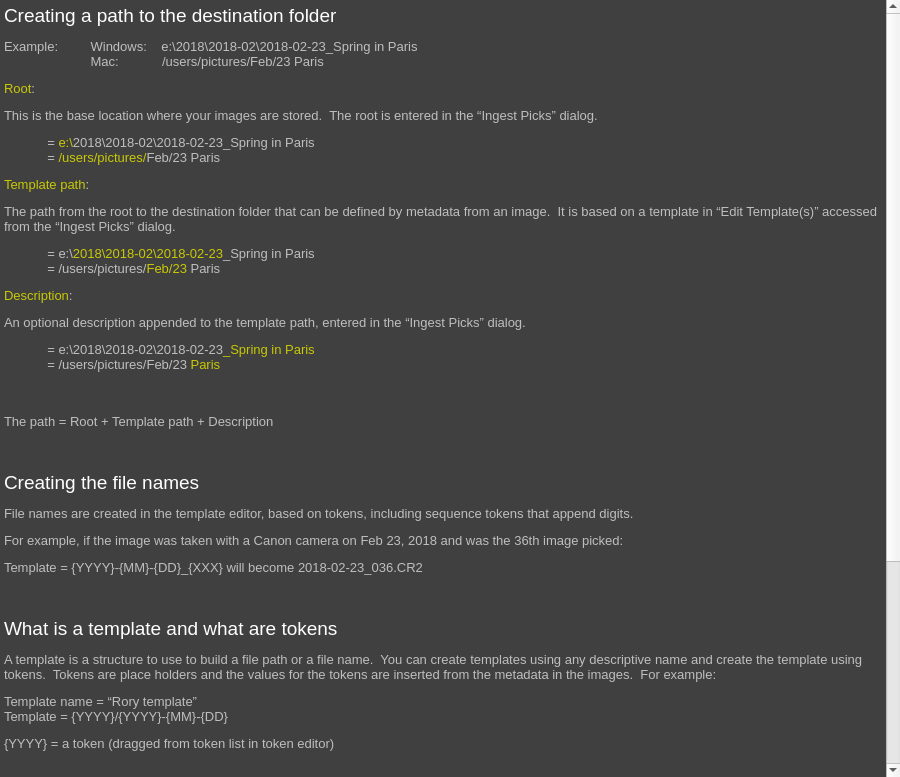
<?xml version="1.0" encoding="UTF-8"?>
<ui version="4.0">
 <class>helpIngest</class>
 <widget class="QWidget" name="helpIngest">
  <property name="windowModality">
   <enum>Qt::ApplicationModal</enum>
  </property>
  <property name="geometry">
   <rect>
    <x>0</x>
    <y>0</y>
    <width>900</width>
    <height>777</height>
   </rect>
  </property>
  <property name="windowTitle">
   <string>Templates and tokens explanation</string>
  </property>
  <layout class="QVBoxLayout" name="verticalLayout_2">
   <property name="spacing">
    <number>0</number>
   </property>
   <property name="leftMargin">
    <number>0</number>
   </property>
   <property name="topMargin">
    <number>0</number>
   </property>
   <property name="rightMargin">
    <number>0</number>
   </property>
   <property name="bottomMargin">
    <number>0</number>
   </property>
   <item>
    <widget class="QTextBrowser" name="textBrowser">
     <property name="font">
      <font>
       <pointsize>10</pointsize>
      </font>
     </property>
     <property name="frameShape">
      <enum>QFrame::NoFrame</enum>
     </property>
     <property name="lineWidth">
      <number>0</number>
     </property>
     <property name="html">
      <string>&lt;!DOCTYPE HTML PUBLIC &quot;-//W3C//DTD HTML 4.0//EN&quot; &quot;http://www.w3.org/TR/REC-html40/strict.dtd&quot;&gt;
&lt;html&gt;&lt;head&gt;&lt;meta name=&quot;qrichtext&quot; content=&quot;1&quot; /&gt;&lt;style type=&quot;text/css&quot;&gt;
p, li { white-space: pre-wrap; }
&lt;/style&gt;&lt;/head&gt;&lt;body style=&quot; font-family:'MS Shell Dlg 2'; font-size:10pt; font-weight:400; font-style:normal;&quot; bgcolor=&quot;#404040&quot;&gt;
&lt;p style=&quot; margin-top:12px; margin-bottom:12px; margin-left:0px; margin-right:0px; -qt-block-indent:0; text-indent:0px;&quot;&gt;&lt;span style=&quot; font-size:14pt; color:#ffffff;&quot;&gt;Creating a path to the destination folder&lt;/span&gt;&lt;span style=&quot; color:#bebebe;&quot;&gt; &lt;/span&gt;&lt;/p&gt;
&lt;p style=&quot; margin-top:12px; margin-bottom:12px; margin-left:0px; margin-right:0px; -qt-block-indent:0; text-indent:0px;&quot;&gt;&lt;span style=&quot; color:#bebebe;&quot;&gt;Example:         Windows:    e:\2018\2018-02\2018-02-23_Spring in Paris&lt;br /&gt;                        Mac:            /users/pictures/Feb/23 Paris &lt;/span&gt;&lt;/p&gt;
&lt;p style=&quot; margin-top:12px; margin-bottom:12px; margin-left:0px; margin-right:0px; -qt-block-indent:0; text-indent:0px;&quot;&gt;&lt;span style=&quot; color:#c8c804;&quot;&gt;Root&lt;/span&gt;&lt;span style=&quot; color:#bebebe;&quot;&gt;: &lt;/span&gt;&lt;/p&gt;
&lt;p style=&quot; margin-top:12px; margin-bottom:12px; margin-left:0px; margin-right:0px; -qt-block-indent:0; text-indent:0px;&quot;&gt;&lt;span style=&quot; color:#bebebe;&quot;&gt;This is the base location where your images are stored.  The root is entered in the “Ingest Picks” dialog. &lt;/span&gt;&lt;/p&gt;
&lt;p style=&quot; margin-top:12px; margin-bottom:12px; margin-left:0px; margin-right:0px; -qt-block-indent:0; text-indent:0px;&quot;&gt;&lt;span style=&quot; color:#bebebe;&quot;&gt;            = &lt;/span&gt;&lt;span style=&quot; color:#c8c804;&quot;&gt;e:\&lt;/span&gt;&lt;span style=&quot; color:#bebebe;&quot;&gt;2018\2018-02\2018-02-23_Spring in Paris&lt;br /&gt;            = &lt;/span&gt;&lt;span style=&quot; color:#c8c804;&quot;&gt;/users/pictures/&lt;/span&gt;&lt;span style=&quot; color:#bebebe;&quot;&gt;Feb/23 Paris &lt;/span&gt;&lt;/p&gt;
&lt;p style=&quot; margin-top:12px; margin-bottom:12px; margin-left:0px; margin-right:0px; -qt-block-indent:0; text-indent:0px;&quot;&gt;&lt;span style=&quot; color:#c8c804;&quot;&gt;Template path&lt;/span&gt;&lt;span style=&quot; color:#bebebe;&quot;&gt;: &lt;/span&gt;&lt;/p&gt;
&lt;p style=&quot; margin-top:12px; margin-bottom:12px; margin-left:0px; margin-right:0px; -qt-block-indent:0; text-indent:0px;&quot;&gt;&lt;span style=&quot; color:#bebebe;&quot;&gt;The path from the root to the destination folder that can be defined by metadata from an image.  It is based on a template in “Edit Template(s)” accessed from the “Ingest Picks” dialog. &lt;/span&gt;&lt;/p&gt;
&lt;p style=&quot; margin-top:12px; margin-bottom:12px; margin-left:0px; margin-right:0px; -qt-block-indent:0; text-indent:0px;&quot;&gt;&lt;span style=&quot; color:#bebebe;&quot;&gt;            = e:\&lt;/span&gt;&lt;span style=&quot; color:#c8c804;&quot;&gt;2018\2018-02\2018-02-23&lt;/span&gt;&lt;span style=&quot; color:#bebebe;&quot;&gt;_Spring in Paris&lt;br /&gt;            = /users/pictures/&lt;/span&gt;&lt;span style=&quot; color:#c8c804;&quot;&gt;Feb/23&lt;/span&gt;&lt;span style=&quot; color:#bebebe;&quot;&gt; Paris &lt;/span&gt;&lt;/p&gt;
&lt;p style=&quot; margin-top:12px; margin-bottom:12px; margin-left:0px; margin-right:0px; -qt-block-indent:0; text-indent:0px;&quot;&gt;&lt;span style=&quot; color:#c8c804;&quot;&gt;Description&lt;/span&gt;&lt;span style=&quot; color:#bebebe;&quot;&gt;: &lt;/span&gt;&lt;/p&gt;
&lt;p style=&quot; margin-top:12px; margin-bottom:12px; margin-left:0px; margin-right:0px; -qt-block-indent:0; text-indent:0px;&quot;&gt;&lt;span style=&quot; color:#bebebe;&quot;&gt;An optional description appended to the template path, entered in the “Ingest Picks” dialog. &lt;/span&gt;&lt;/p&gt;
&lt;p style=&quot; margin-top:12px; margin-bottom:12px; margin-left:0px; margin-right:0px; -qt-block-indent:0; text-indent:0px;&quot;&gt;&lt;span style=&quot; color:#bebebe;&quot;&gt;            = e:\2018\2018-02\2018-02-23&lt;/span&gt;&lt;span style=&quot; color:#c8c804;&quot;&gt;_Spring in Paris&lt;/span&gt;&lt;span style=&quot; color:#bebebe;&quot;&gt;&lt;br /&gt;            = /users/pictures/Feb/23&lt;/span&gt;&lt;span style=&quot; color:#c8c804;&quot;&gt; Paris&lt;br /&gt;&lt;/span&gt;&lt;span style=&quot; color:#bebebe;&quot;&gt;&lt;br /&gt;&lt;/span&gt;&lt;/p&gt;
&lt;p style=&quot; margin-top:12px; margin-bottom:12px; margin-left:0px; margin-right:0px; -qt-block-indent:0; text-indent:0px;&quot;&gt;&lt;span style=&quot; color:#bebebe;&quot;&gt;The path = Root + Template path + Description&lt;br /&gt;&lt;br /&gt;&lt;/span&gt;&lt;/p&gt;
&lt;p style=&quot; margin-top:12px; margin-bottom:12px; margin-left:0px; margin-right:0px; -qt-block-indent:0; text-indent:0px;&quot;&gt;&lt;span style=&quot; font-size:14pt; color:#ffffff;&quot;&gt;Creating the file names&lt;/span&gt;&lt;span style=&quot; color:#bebebe;&quot;&gt; &lt;/span&gt;&lt;/p&gt;
&lt;p style=&quot; margin-top:12px; margin-bottom:12px; margin-left:0px; margin-right:0px; -qt-block-indent:0; text-indent:0px;&quot;&gt;&lt;span style=&quot; color:#bebebe;&quot;&gt;File names are created in the template editor, based on tokens, including sequence tokens that append digits. &lt;/span&gt;&lt;/p&gt;
&lt;p style=&quot; margin-top:12px; margin-bottom:12px; margin-left:0px; margin-right:0px; -qt-block-indent:0; text-indent:0px;&quot;&gt;&lt;span style=&quot; color:#bebebe;&quot;&gt;For example, if the image was taken with a Canon camera on Feb 23, 2018 and was the 36th image picked: &lt;/span&gt;&lt;/p&gt;
&lt;p style=&quot; margin-top:12px; margin-bottom:12px; margin-left:0px; margin-right:0px; -qt-block-indent:0; text-indent:0px;&quot;&gt;&lt;span style=&quot; color:#bebebe;&quot;&gt;Template = {YYYY}-{MM}-{DD}_{XXX} will become 2018-02-23_036.CR2&lt;br /&gt;&lt;br /&gt;&lt;/span&gt;&lt;/p&gt;
&lt;p style=&quot; margin-top:12px; margin-bottom:12px; margin-left:0px; margin-right:0px; -qt-block-indent:0; text-indent:0px;&quot;&gt;&lt;span style=&quot; font-size:14pt; color:#ffffff;&quot;&gt;What is a template and what are tokens &lt;/span&gt;&lt;/p&gt;
&lt;p style=&quot; margin-top:12px; margin-bottom:12px; margin-left:0px; margin-right:0px; -qt-block-indent:0; text-indent:0px;&quot;&gt;&lt;span style=&quot; color:#bebebe;&quot;&gt;A template is a structure to use to build a file path or a file name.  You can create templates using any descriptive name and create the template using tokens.  Tokens are place holders and the values for the tokens are inserted from the metadata in the images.  For example: &lt;/span&gt;&lt;/p&gt;
&lt;p style=&quot; margin-top:12px; margin-bottom:12px; margin-left:0px; margin-right:0px; -qt-block-indent:0; text-indent:0px;&quot;&gt;&lt;span style=&quot; color:#bebebe;&quot;&gt;Template name = “Rory template”&lt;br /&gt;Template = {YYYY}/{YYYY}-{MM}-{DD} &lt;/span&gt;&lt;/p&gt;
&lt;p style=&quot; margin-top:12px; margin-bottom:12px; margin-left:0px; margin-right:0px; -qt-block-indent:0; text-indent:0px;&quot;&gt;&lt;span style=&quot; color:#bebebe;&quot;&gt;{YYYY} = a token (dragged from token list in token editor)&lt;br /&gt;&lt;br /&gt;&lt;/span&gt;&lt;/p&gt;
&lt;p style=&quot; margin-top:12px; margin-bottom:12px; margin-left:0px; margin-right:0px; -qt-block-indent:0; text-indent:0px;&quot;&gt;&lt;span style=&quot; font-size:14pt; color:#ffffff;&quot;&gt;Where does the metadata come from&lt;/span&gt;&lt;span style=&quot; color:#bebebe;&quot;&gt; &lt;/span&gt;&lt;/p&gt;
&lt;p style=&quot; margin-top:12px; margin-bottom:12px; margin-left:0px; margin-right:0px; -qt-block-indent:0; text-indent:0px;&quot;&gt;&lt;span style=&quot; color:#bebebe;&quot;&gt;The metadata is sourced from the first image picked and all the picked images will be copied to one destination folder. &lt;br /&gt;&lt;/span&gt;&lt;/p&gt;
&lt;p style=&quot; margin-top:12px; margin-bottom:12px; margin-left:0px; margin-right:0px; -qt-block-indent:0; text-indent:0px;&quot;&gt;&lt;span style=&quot; font-size:14pt; color:#ffffff;&quot;&gt;Slashes and back slashes&lt;/span&gt;&lt;span style=&quot; font-weight:600; color:#bebebe;&quot;&gt; &lt;/span&gt;&lt;/p&gt;
&lt;p style=&quot; margin-top:12px; margin-bottom:12px; margin-left:0px; margin-right:0px; -qt-block-indent:0; text-indent:0px;&quot;&gt;&lt;span style=&quot; color:#bebebe;&quot;&gt;Do not use “/” or “\” in the template name.  The template name is used as a key to save the templates between sessions.  Slashes do terrible things to the windows registry. &lt;/span&gt;&lt;/p&gt;
&lt;p style=&quot; margin-top:12px; margin-bottom:12px; margin-left:0px; margin-right:0px; -qt-block-indent:0; text-indent:0px;&quot;&gt;&lt;span style=&quot; color:#bebebe;&quot;&gt;In the template itself, Windows uses the “\” in file paths while MacOS and Linux use “/”.  Since the “\” is also used for escape sequences I suggest you use the “/”.  Winnow will automatically convert this to a “\” when creating the path to the destination folder in windows.  &lt;/span&gt;&lt;/p&gt;
&lt;p style=&quot; margin-top:12px; margin-bottom:12px; margin-left:0px; margin-right:0px; -qt-block-indent:0; text-indent:0px;&quot;&gt;&lt;span style=&quot; color:#bebebe;&quot;&gt;For example, if the image was taken on Feb 23, 2018: &lt;/span&gt;&lt;/p&gt;
&lt;p style=&quot; margin-top:12px; margin-bottom:12px; margin-left:0px; margin-right:0px; -qt-block-indent:0; text-indent:0px;&quot;&gt;&lt;span style=&quot; color:#bebebe;&quot;&gt;            Template = {YYYY}/{YYYY}-{MM}-{DD} will become “2018\2018-02\2018-02-23” in windows. &lt;/span&gt;&lt;/p&gt;
&lt;p style=&quot; margin-top:12px; margin-bottom:12px; margin-left:0px; margin-right:0px; -qt-block-indent:0; text-indent:0px;&quot;&gt;&lt;span style=&quot; color:#bebebe;&quot;&gt;  &lt;/span&gt;&lt;/p&gt;&lt;/body&gt;&lt;/html&gt;</string>
     </property>
     <property name="source">
      <url>
       <string>file:///D:/My Projects/Winnow Project/Winnow64/Docs/ingesthelp.htm</string>
      </url>
     </property>
    </widget>
   </item>
  </layout>
 </widget>
 <resources/>
 <connections/>
</ui>
